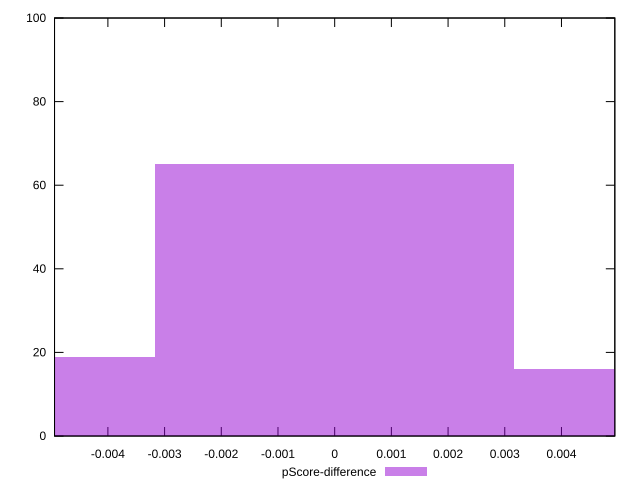

This chart was generated by the following gnuplot code:
reset

$pScoreDifference <<EOF
0.006323932436408858 16
0 65
-0.006323932436408858 19
EOF

set key outside below
set boxwidth 0.006323932436408858
set xrange [-0.004941176470588227:0.004941176470588227]
set yrange [0:100]
set trange [0:100]
set style fill transparent solid 0.5 noborder
set terminal svg size 640, 490 enhanced background rgb 'white'
set output "report_00015_2021-02-09T16-11-33.973Z/uses-rel-preload/samples/pages+cached+noadtech+nomedia/pScore-difference/histogram.svg"

plot $pScoreDifference title "pScore-difference" with boxes

reset
